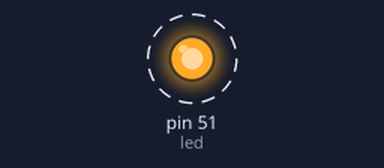
Recording of a sketch running on a simulated Arduino Mega 2560, built with avr-gcc and run on an emulated ATmega2560. Parts: output pins drawn as LEDs (lit = HIGH). Dashed ring = blinking. What the sketch prints to the serial monitor is not drawn.

Above: at 0.5 s.
Timing chart, 0 to 4.6 s (numbered marks = the images above):
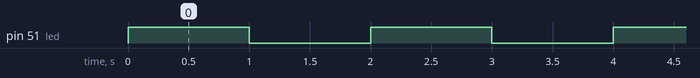

The sketch:

Led.ino
```cpp
int led = 51;
void setup() {
  // put your setup code here, to run once:
  pinMode(led,OUTPUT);
  Serial.begin(9600);
}

void loop() {
  // put your main code here, to run repeatedly:
  digitalWrite(led,HIGH);
  Serial.println("ON");
  delay(1000);
  digitalWrite(led,LOW);
  Serial.println("OFF");
  delay(1000);
}
```

Measured:
- by itself, pin 51 (led): alternates HIGH for 1.0 s and LOW for 1.0 s
